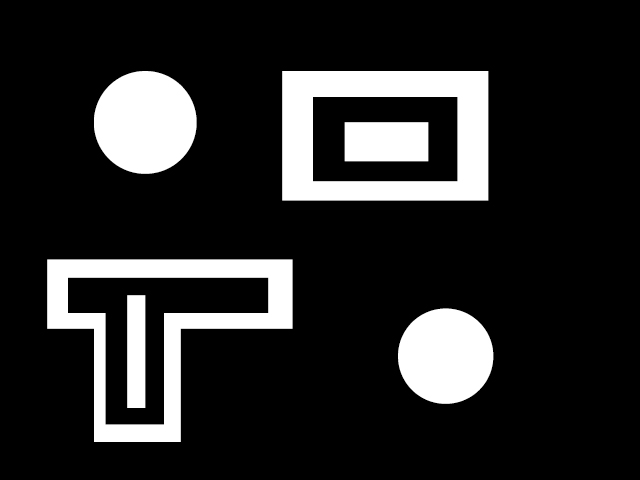
//> input picture week10/kadai01/issue1.jpg, 640 x 480 px
$ ./main   (built with g++ and OpenCV 4)
//> lines starting //> are read from the running program, lines starting //| are printed output that depends on the picture; after the words box and inside, x2 and y2 are one past the last pixel; in counts of white or black regions, pixels touching at a corner belong together
#include <stdio.h>

#include <iostream>
#include <opencv2/opencv.hpp>

#define FILE_NAME "issue1.jpg"

// 二値化閾値
#define BIN_TH (100)

struct Feature {
  int index;
  int size;
};

int main(int argc, const char* argv[]) {
  // 画像の宣言
  cv::Mat src_img, gray_img, bin_img, tmp_img, dst_img;

  // 色値の設定
  cv::Scalar color[] = {
      CV_RGB(255, 0, 0),   //
      CV_RGB(0, 255, 0),   //
      CV_RGB(0, 0, 255),   //
      CV_RGB(255, 0, 255)  //
  };

  // 輪郭の座標リストの宣言

  // 画像の入力 (カラーで入力)
  src_img = cv::imread(FILE_NAME);
//> src_img is the input picture: 480 rows x 640 cols, CV_8UC3; min 0, max 255, mean 40.5
  if (src_img.empty()) {  // 入力失敗の場合
    fprintf(stderr, "File is not opened.\n");
    return (-1);
  }

  // グレースケール化
  cv::cvtColor(src_img, gray_img, cv::COLOR_BGR2GRAY);

  // 二値化 (固定閾値で実装．閾値: 100)
  cv::threshold(gray_img, bin_img, BIN_TH, 255, cv::THRESH_BINARY);
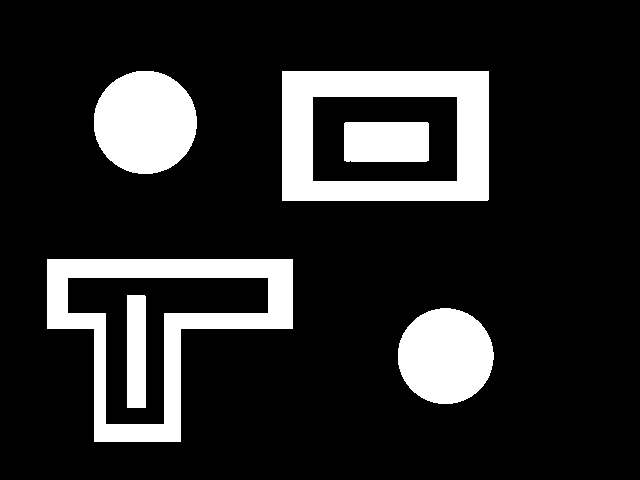
//> bin_img: 480 rows x 640 cols, CV_8UC1; 16.1% white; 6 white regions, box (x1, y1, x2, y2) and area: (282, 71, 489, 201) 14813, (47, 259, 293, 442) 13613, (94, 71, 197, 174) 8388, (398, 308, 494, 404) 7221, (344, 122, 429, 162) 3393, (127, 295, 146, 408) 2146

  dst_img = bin_img.clone();
  tmp_img = bin_img.clone();

  // 膨超
  cv::dilate(dst_img, dst_img, cv::Mat(), cv::Point(-1, -1), 20);
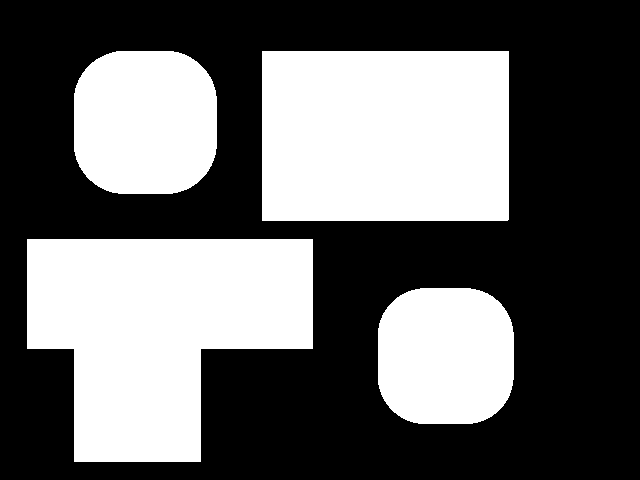
//> dst_img: 480 rows x 640 cols, CV_8UC1; 39.9% white; 4 white regions, box (x1, y1, x2, y2) and area: (27, 239, 313, 462) 45811, (262, 51, 509, 221) 41989, (74, 51, 217, 194) 18228, (378, 288, 514, 424) 16501
  cv::erode(dst_img, dst_img, cv::Mat(), cv::Point(-1, -1), 20);
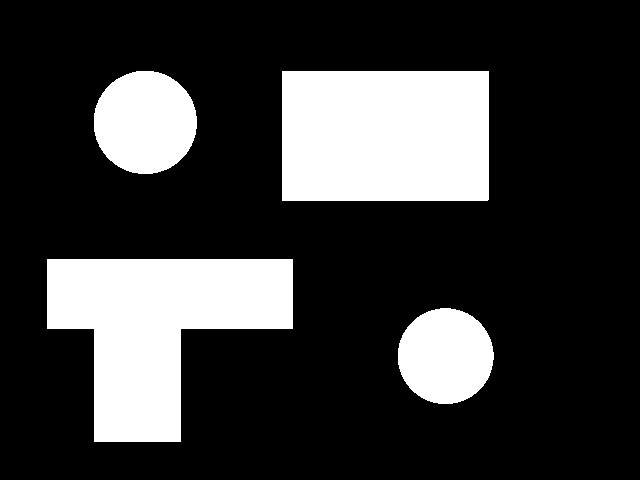
//> dst_img: 480 rows x 640 cols, CV_8UC1; 22.6% white; 4 white regions

  // 二値画像コピー

  cv::Mat output_img = cv::Mat::zeros(dst_img.size(), CV_8UC3);

  // 輪郭抽出
  std::vector<std::vector<cv::Point> > contours;
  cv::findContours(dst_img, contours, cv::RETR_LIST, cv::CHAIN_APPROX_NONE);
//> contours = 4 contours; box (x1, y1, x2, y2) and area: (47, 259, 293, 442) 26624, (282, 71, 489, 201) 26574, (94, 71, 197, 174) 8242, (398, 308, 494, 404) 7086

  // 輪郭の描画
  for (int i = 0; i < contours.size(); i++) {
    double area = cv::contourArea(contours[i]);
    double circularity =
        4 * M_PI * area / pow(cv::arcLength(contours[i], true), 2);

    if (circularity < 0.8) {
      cv::drawContours(output_img, contours, i, color[i % 4], cv::FILLED);
    }
  }
//> this loop made 4 passes
//> (area, circularity) on passes 1 to 4: (7085.5, 0.897), (26624, 0.46), (26573.5, 0.745), (8242, 0.902)
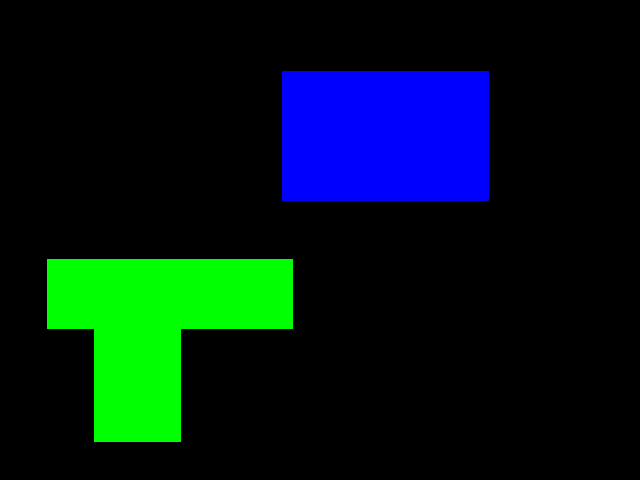
//> output_img: 480 rows x 640 cols, CV_8UC3; mean B, G, R 22.3, 22.5, 0

  // 重なる部分だけを残す
  cv::Mat masked_img = cv::Mat::zeros(dst_img.size(), CV_8UC3);
  cv::bitwise_and(src_img, output_img, masked_img);
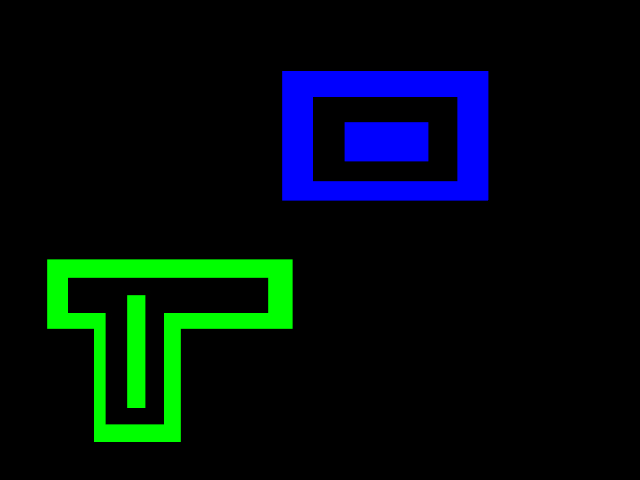
//> masked_img: 480 rows x 640 cols, CV_8UC3; mean B, G, R 14.8, 12.8, 0

  // 表示
  cv::imshow("output", masked_img);
  cv::waitKey();

  return 0;
}
